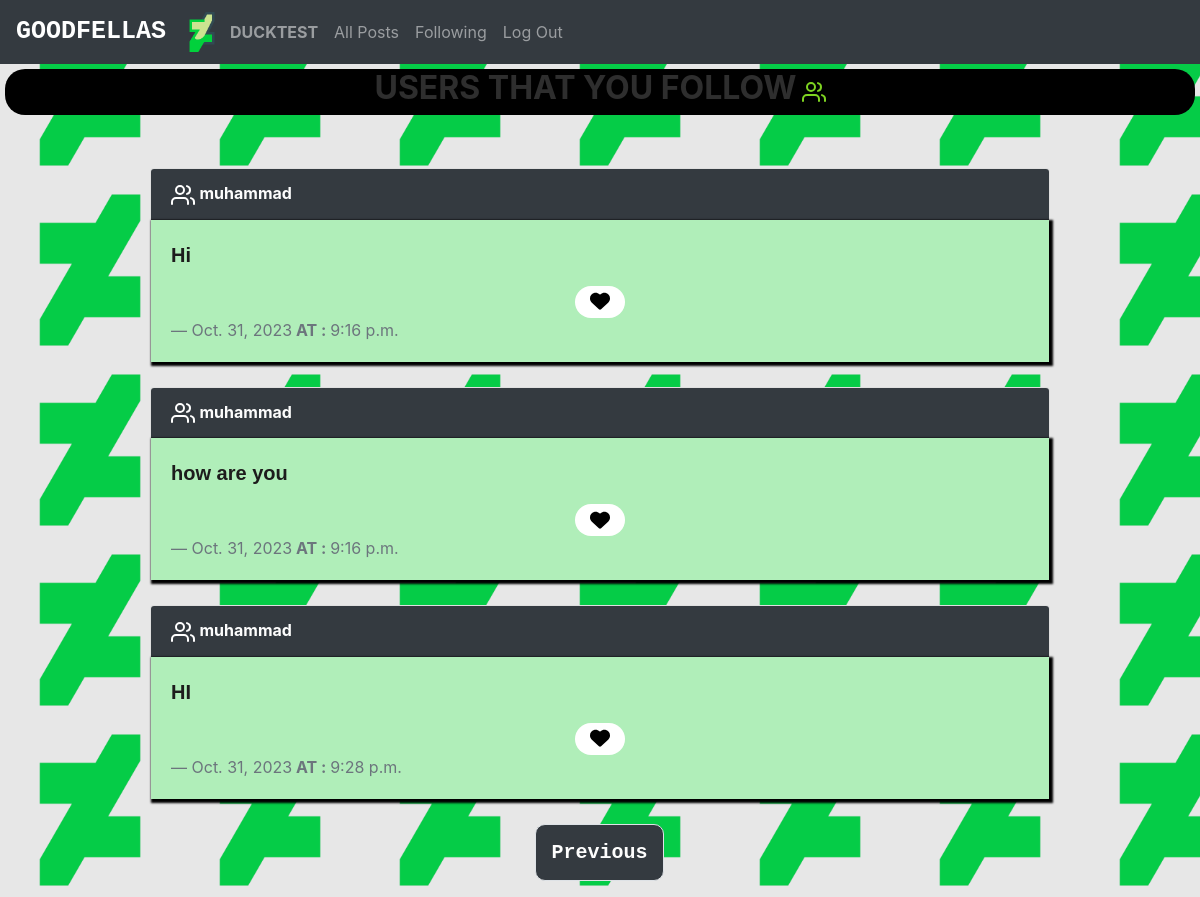
The page /following?page=2 (signed in) on the database its author committed.
### network/models.py (models this page shows, shortened)
class User(AbstractUser):
    pass

class New_Post(models.Model):
    user = models.ForeignKey(User,on_delete=models.CASCADE,related_name="writer",default=True)
    content = models.TextField(max_length=150)
    date = models.DateField(auto_now_add=True)
    time = models.TimeField(auto_now_add=True)

### network/views.py (the view)
# urls.py: path("following", views.following, name="following") ,
def following(request):
    likes = LikesModel.objects.all()
    postLikes = []
    try:
        for like in likes:
            if like.user.id == request.user.id:
                postLikes.append(like.post.id)
    except:
            postLikes = []
    current_login_user = request.user.id
    followers = followers_dashboard.objects.filter(user=current_login_user)
    followers_post_feed = New_Post.objects.all().order_by('date')
    post_feed = []
    for display in followers_post_feed:
        for author in followers:
            if author.follower == display.user:
                post_feed.append(display)
    if len(followers) == 0:
        messages.warning(request, "You Are Not Following Anyone!")
    Navigation = Paginator(post_feed, 7)
    pageNum = request.GET.get('page')
    post_page = Navigation.get_page(pageNum)
    context = {
        "post_page": post_page,
        "postLikes":postLikes,
    }
    return render(request, "network/following.html", context)

### network/templates/network/following.html (shortened to what this page needs)
{% extends "network/layout.html" %}
{% block body %}
<div class="following_logo">
    <h2>USERS THAT YOU FOLLOW</h2>
</div>
<br>
<div class="NewFeed">
    <br>
    {% for Post in post_page %}
    <div class="card">
        <div class="card-header">
            <a class="user_hyperlink" href="{%url 'profile' user_id=Post.user.id %}">{{Post.user}}</a>
        </div>
        <div class="card-body">
            <blockquote class="blockquote mb-0">
                <p>{{Post.content}}</p>
                <div class="likest">
                    {%if user.id != Post.user.id%}
                    {% if Post.id in postLikes%}
                    <div class="likes_people">{{postLikes|length}}-Likes </div>
                    <button class="btn_like" onclick="submit({{Post.id}},'like')" id="{{Post.id}}">
                        <i class="like_btn fa-solid fa-heart"></i>
                    </button>
                    {%else%}
                    <button class="btn_like" onclick="submit({{Post.id}},'unlike') "id="{{Post.id}}">
                        <i class="unlike_btn fa-solid fa-heart"></i>
                    </button>
                    {% endif %}
                    {% endif %}
                </div>
                <footer class="blockquote-footer">{{Post.date}}<strong> AT : </strong>{{Post.time}}</footer>
            </blockquote>
        </div>
    </div>
    <br>
    {%endfor%}
    <div class="navigation">
        <nav aria-label="Page navigation example">
            <ul class="pagination justify-content-center">
                {% if post_page.has_previous%}
                <a class="page-link" href="?page={{post_page.previous_page_number}}">Previous</a>
                {%endif%}
    </div>
    {%endblock%}

### network/templates/network/layout.html (shortened to what this page needs)
{% load static %}
<!DOCTYPE html>
<html lang="en">
    <head>
        <link rel="stylesheet" href="https://stackpath.bootstrapcdn.com/bootstrap/4.4.1/css/bootstrap.min.css">
        <link href="{% static 'network/styles.css' %}" rel="stylesheet">
        <link href="{% static 'fontawesomefree/css/all.min.css' %}" rel="stylesheet" type="text/css">
  </head>
    </head>
    <body style="background-image: url({% static 'img/background.png' %}); background-size:15%">
        <nav class="navbar navbar-expand-lg navbar-dark  bg-dark">
            <a class="navbar-brand" href="{%url 'index'%}"><strong>Goodfellas</strong></a>
            <img class="logo" src="{% static 'img/logo.png' %}">
            <div>
                <ul class="navbar-nav mr-auto">
                {% if user.is_authenticated %}
                    <li class="nav-item">
                        <a class="nav-link" href="{%url 'profile' user_id=user.id%}"><strong>{{ user.username }}</strong></a>
                    </li>
                {% endif %}
                <li class="nav-item">
                    <a class="nav-link" href="{% url 'index' %}">All Posts</a>
                </li>
                {% if user.is_authenticated %}
                    <li class="nav-item">
                        <a class="nav-link" href="{%url 'following'%}">Following</a>
                    </li>
                    <li class="nav-item">
                        <a class="nav-link" href="{% url 'logout' %}">Log Out</a>
                    </li>
                {% endif %}
                </ul>
            </div>
            </nav>
        <div class="body">
            {% block body %}
            {% endblock %}
        </div>
    </body>
</html>

### network/static/network/styles.css (style rules this page uses)
body { background-color:#e7e7e7 ; }
.card { margin: 0 auto; width: 900px; display: flex; }
.card-header { color: #fff; background-color: #343A40; }
.card-body { color: #000; background-color: #b0eeb9; box-shadow: 2px 2px 2px 2px #000; }
.card-body p { font-family:Arial, Helvetica, sans-serif; font-weight: bold; color: #1d1c1c; }
strong { text-transform: uppercase; }
.logo { width: 40px; }
.navbar-brand { font-size: 25px; font-weight: bold; font-family: monospace; }
.navigation a { border-radius: 10px; padding: 15px; color: #fff; font-size: 20px; font-family: monospace; font-weight: bold; text-align: center; background-color: #343A40; }
.user_hyperlink { font-weight: bold; }
.NewFeed a { color: #fdfdfd; }
.following_logo { background-color: #000; border-radius: 20px; }
h2 { color: #2e2e2e; font-weight: bold; }
.following_logo { margin: 5px; display: flex; justify-content: center; align-items: center; text-transform: uppercase; gap: 5px; }
.likest { display: flex; justify-content: center; align-items: center; gap: 10px; }
.btn_like { background-color: #fff; width: 50px; border: none; border-radius: 20px; }

### rows shown on the page
User: username "DUCKTEST"
New_Post: user "muhammad", content "Hi", date "Oct. 31, 2023", time "9:16 p.m."
New_Post: user "muhammad", content "how are you", date "Oct. 31, 2023", time "9:16 p.m."
New_Post: user "muhammad", content "HI", date "Oct. 31, 2023", time "9:28 p.m."
